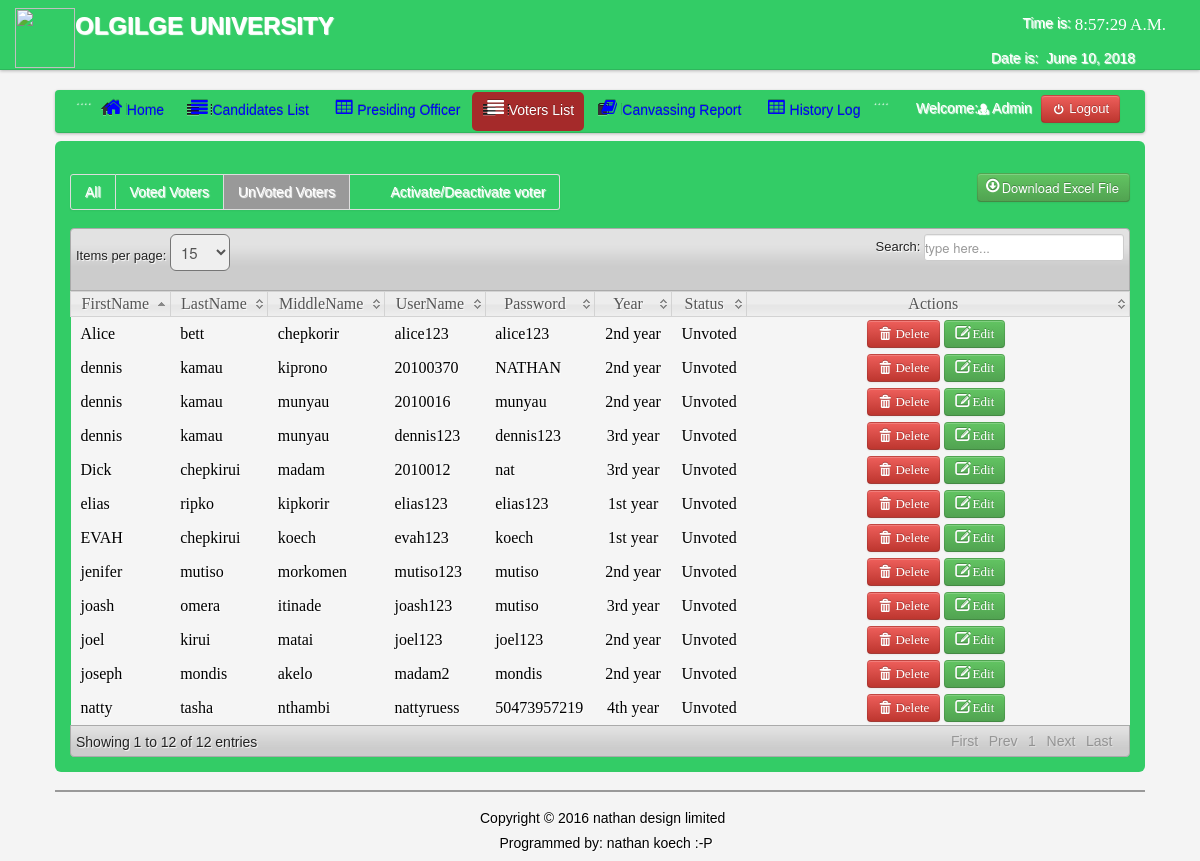
The page /voting/admin/Unvoted_voters.php (signed in) on the database its author committed.
### tables this page shows
CREATE TABLE IF NOT EXISTS `users` (
  `User_id` int(11) NOT NULL AUTO_INCREMENT,
  `FirstName` varchar(100) NOT NULL,
  `LastName` varchar(100) NOT NULL,
  `UserName` varchar(100) NOT NULL,
  `Password` varchar(100) NOT NULL,
  `User_Type` varchar(50) NOT NULL,
  PRIMARY KEY (`User_id`)
);

CREATE TABLE IF NOT EXISTS `voters` (
  `VoterID` int(11) NOT NULL AUTO_INCREMENT,
  `regno` varchar(30) NOT NULL,
  `FirstName` varchar(150) NOT NULL,
  `LastName` varchar(150) NOT NULL,
  `MiddleName` varchar(100) NOT NULL,
  `Username` varchar(100) NOT NULL,
  `Password` varchar(100) NOT NULL,
  `Year` varchar(100) NOT NULL,
  `Status` varchar(20) NOT NULL,
  `session` int(10) NOT NULL,
  PRIMARY KEY (`VoterID`)
);

### voting/admin/session.php (called while the page is built, shortened)
<?php
$id_session=$_SESSION['id'];
?>

### voting/admin/Unvoted_voters.php (the view, shortened to what this page needs)
<?php
include('header.php');
include('session.php');
?>
</head>
<body>
<?php include('nav_top.php'); ?>
<div class="wrapper">
<div class="home_body">
<div class="navbar">
	<div class="navbar-inner">
	<div class="container">
	<ul class="nav nav-pills">
	  <li>....</li>
	  <li><a href="home.php"><i class="icon-home icon-large"></i>Home</a></li>
	  <li><a  href="candidate_list.php"><i class="icon-align-justify icon-large"></i>Candidates List</a></li>
	  <li><a  href="History.php"><i class="icon-table icon-large"></i>Presiding Officer</a>
	  <li class="active"><a  href="voter_list.php"><i class="icon-align-justify icon-large"></i>Voters List</a></li>
		 <li><a  href="canvassing_report.php"><i class="icon-book icon-large"></i>Canvassing Report</a></li>
		    <li><a  href="History.php"><i class="icon-table icon-large"></i>History Log</a>
		   <div class="modal hide fade" id="about">
		   <li>....</li>
	 </ul>
	<form class="navbar-form pull-right">
		<?php $result=mysql_query("select * from users where User_id='$id_session'");
	$row=mysql_fetch_array($result);
	?>
	<font color="white">Welcome:<i class="icon-user-md"></i><?php echo $row['User_Type']; ?></font>
	<a class="btn btn-danger" id="logout" data-toggle="modal" href="#myModal"><i class="icon-off"></i>&nbsp;Logout</a>
	</form>
	</div>
	</div>
	</div>
	<div id="element" class="hero-body">
		    <div class="pagination">
    <ul>
    <li><a href="voter_list.php"><font color="white">All</font></a></li>
    <li  class=""><a href="Voted_voters.php"><font color="white">Voted Voters</font></a></li>
    <li  class="active"><a href="Unvoted_voters.php"><font color="white">UnVoted Voters</font></a></li>
  	<li><a href="activate_voter.php"><font color="white"><i class="icon-active icon-large"></i>Activate/Deactivate voter</font></a></li>
    </ul>
    </div>
			<div class="excel_button">
			<form method="POST" action="excel_unvoted_voter.php">
	<button id="excel" class="btn btn-success" name="save"><i class="icon-download icon-large"></i>Download Excel File</button>
	</form>
	</div>
	<table class="users-table">
<div class="demo_jui">
		<table cellpadding="0" cellspacing="0" border="0" class="display" id="log" class="jtable">
			<thead>
				<tr>
				<th>FirstName</th>
				<th>LastName</th>
				<th>MiddleName</th>
				<th>UserName</th>
				<th>Password</th>
				<th>Year</th>
				<th>Status</th>
				<th>Actions</th>
				</tr>
			</thead>
			<tbody>
<?php $voter_query=mysql_query("select  * from voters where status='UnVoted'");
		while($voter_rows=mysql_fetch_array($voter_query)){ $id=$voter_rows['VoterID'];?>
<tr class="del<?php echo $id ?>">
	<td><?php echo $voter_rows['FirstName']; ?></td>
	<td><?php echo $voter_rows['LastName']; ?></td>
	<td><?php echo $voter_rows['MiddleName']; ?></td>
	<td><?php echo $voter_rows['Username']; ?></td>
	<td><?php echo $voter_rows['Password']; ?></td>
	<td align="center"><?php echo $voter_rows['Year']; ?></td>
	<td align="center"><?php echo $voter_rows['Status']; ?></td>
	<td   width="360" align="center">
	<a class="btn btn-danger1"  id="<?php echo $id; ?>">  <i class="icon-trash icon-large"></i>&nbsp;Delete</a>
	<a class="btn btn-Success" href="edit_voter.php<?php echo '?id='.$id; ?>"><i class="icon-edit icon-large"></i>&nbsp;Edit</a>&nbsp;
	</tr>
<?php } ?>
			</tbody>
		</table>
	</div>
	<?php include('footer.php')?>
</div>
</div>
</body>
</html>

### voting/admin/css/datatable/demo_table_jui.css (style rules this page uses)
table.display thead th { cursor: pointer; padding: 3px 0 3px 10px; }
table.display { border-collapse: collapse; clear: both; margin: 0 auto; width: 100%; }
table.display td { padding: 3px 10px; }
tr.odd { background-color: #f5f5f5; }
tr.even { background-color: #f5f5f5; }
tr.odd td.sorting_1 { background-color: f5f5f5; }
tr.even td.sorting_1 { background-color: f5f5f5; }

### voting/admin/css/Home.css (style rules this page uses)
* { margin:0; padding:0; }
body { font-family:"Trebuchet MS", "Myriad Pro", Arial, sans-serif; font-size:14px; background-color: #fff; background:#f4f4f4 url(../images/bg.gif) repeat top left; text-shadow:1px 1px 1px #fff; background-position: 0 0px; }
.wrapper { width:1090px; margin:10px auto; }
.navbar .navbar-inner { background: #3C6; }

### rows shown on the page
users: User_Type "Admin"
voters: FirstName "Dick", LastName "chepkirui", MiddleName "madam", Username "2010012", Password "nat", Year "3rd year", Status "Unvoted"
voters: FirstName "joel", LastName "kirui", MiddleName "matai", Username "joel123", Password "joel123", Year "2nd year", Status "Unvoted"
voters: FirstName "dennis", LastName "kamau", MiddleName "kiprono", Username "20100370", Password "NATHAN", Year "2nd year", Status "Unvoted"
voters: FirstName "joash", LastName "omera", MiddleName "itinade", Username "joash123", Password "mutiso", Year "3rd year", Status "Unvoted"
voters: FirstName "dennis", LastName "kamau", MiddleName "munyau", Username "2010016", Password "munyau", Year "2nd year", Status "Unvoted"
voters: FirstName "joseph", LastName "mondis", MiddleName "akelo", Username "madam2", Password "mondis", Year "2nd year", Status "Unvoted"
voters: FirstName "jenifer", LastName "mutiso", MiddleName "morkomen", Username "mutiso123", Password "mutiso", Year "2nd year", Status "Unvoted"
voters: FirstName "EVAH", LastName "chepkirui", MiddleName "koech", Username "evah123", Password "koech", Year "1st year", Status "Unvoted"
voters: FirstName "Alice", LastName "bett", MiddleName "chepkorir", Username "alice123", Password "alice123", Year "2nd year", Status "Unvoted"
voters: FirstName "elias", LastName "ripko", MiddleName "kipkorir", Username "elias123", Password "elias123", Year "1st year", Status "Unvoted"
voters: FirstName "dennis", LastName "kamau", MiddleName "munyau", Username "dennis123", Password "dennis123", Year "3rd year", Status "Unvoted"
voters: FirstName "natty", LastName "tasha", MiddleName "nthambi", Username "nattyruess", Password "50473957219", Year "4th year", Status "Unvoted"
